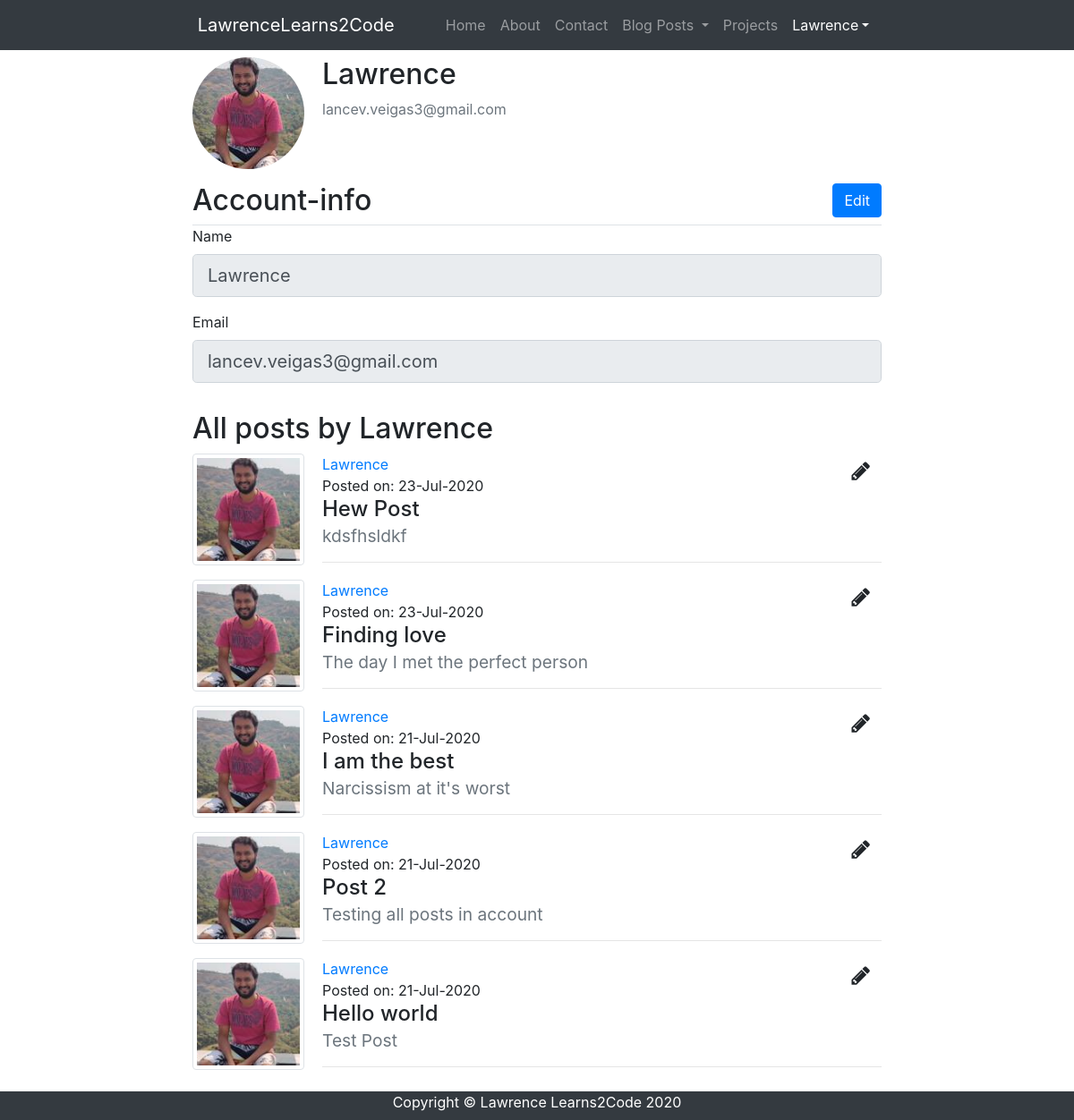
The page /account/1/ (signed in) on the database as committed earlier.
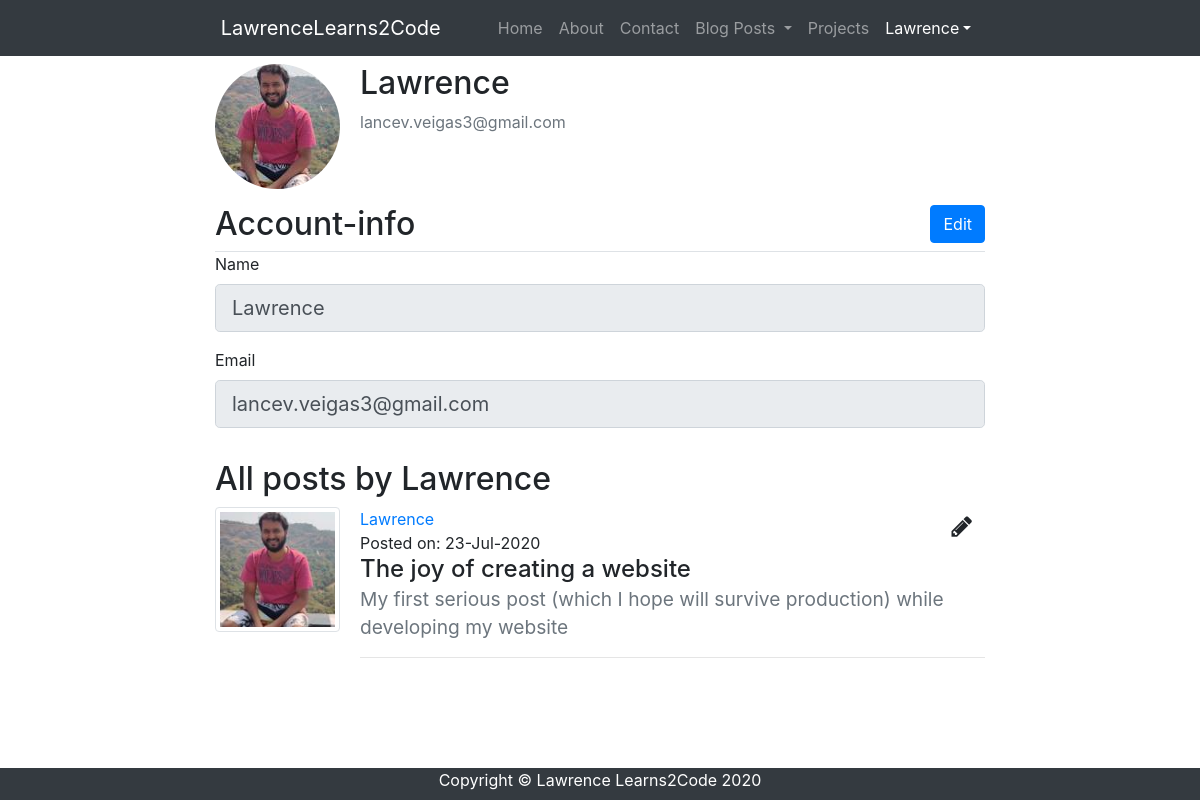
The same page on the database as committed later.
### lawrencelearns2code/models.py (models this page shows, shortened)
class Post(db.Model):
    id = db.Column(db.Integer, primary_key=True)
    title = db.Column(db.String(100), nullable=False)
    date_posted = db.Column(db.DateTime, nullable=False, default=datetime.utcnow)
    subtitle = db.Column(db.String(150), nullable=False)
    content = db.Column(db.Text, nullable=False)
    user_id = db.Column(db.Integer, db.ForeignKey('user.id'), nullable=False)

class User(db.Model, UserMixin):
    id = db.Column(db.Integer, primary_key=True)
    username = db.Column(db.String(20), unique=True, nullable=False)
    email = db.Column(db.String(120), unique=True, nullable=False)
    image_file = db.Column(db.String(20), nullable=False, default='default.jpg')
    password = db.Column(db.String(60), nullable=False)
    posts = db.relationship('Post', backref='author', lazy=True)

### lawrencelearns2code/routes.py (the view)
@app.route('/account/<user_id>/', methods=['GET','POST'])
@login_required
def account(user_id):
    form = UpdateAccountForm()
    user = User.query.get_or_404(user_id)
    posts = Post.query.filter_by(user_id=user.id).order_by(desc('date_posted')).all()
    image_file = create_image_link(user.image_file)
    form.username.render_kw = {'readonly':'true'}
    form.email.render_kw = {'readonly':'true'}
    form.picture.render_kw = {'hidden':'true'}
    form.submit.render_kw = {'hidden':'true'}
    if request.method == 'GET':
        form.username.data = user.username
        form.email.data = user.email
    return render_template('account.html', image_file=image_file, form=form, user=user, posts=posts)

### lawrencelearns2code/forms.py (shortened to what this page needs)
class UpdateAccountForm(FlaskForm):
    username = StringField('Name', validators=[DataRequired(), Length(2,20)])
    email = StringField('Email', validators=[DataRequired(), Email()])
    picture = FileField('Update Profile Picture', validators=[FileAllowed(['jpg', 'png', 'jpeg'])])
    submit = SubmitField('Update')

### lawrencelearns2code/models.py (called while the page is built)
@login_manager.user_loader
def load_user(user_id):
    return User.query.get(int(user_id))

### lawrencelearns2code/routes.py (called while the page is built)
def create_image_link(fn, blog=0):
    if blog==1:
        return url_for('static',filename='images/blog-pictures/' + fn)
    elif blog==0:
        return url_for('static',filename='images/profile-pictures/' + fn)

### lawrencelearns2code/templates/account.html (shortened to what this page needs)
{% extends "layout.html" %}
{% block content %}
    <div class="content-section my-2">
      <div class="media">
        <img class="rounded-circle account-img" src="{{ image_file }}">
        <div class="media-body">
          <h2 class="account-heading">{{ user.username }}</h2>
          <p class="text-secondary">{{ user.email }}</p>
        </div>
      </div>
        <form method="POST" action="" enctype="multipart/form-data">
            <fieldset class="form-group">
                <div class="border-bottom">
                    <h2 class="d-inline-block">
                        Account-info
                    </h2>
                    {% if user.id == current_user.id %}
                        <a class="btn btn-primary float-right" href="{{url_for('update_account')}}">Edit</a>
                    {% endif %}
                </div>
                <div class="form-group">
                    {{ form.username.label(class="form-control-label") }}
                    {% if form.username.errors %}
                        {{ form.username(class="form-control form-control-lg is-invalid") }}
                        <div class="invalid-feedback">
                            {% for error in form.username.errors %}
                                <span>{{ error }}</span>
                            {% endfor %}
                        </div>
                    {% else %}
                        {{ form.username(class="form-control form-control-lg") }}
                    {% endif %}
                </div>
                <div class="form-group">
                    {{ form.email.label(class="form-control-label") }}
                    {% if form.email.errors %}
                        {{ form.email(class="form-control form-control-lg is-invalid") }}
                        <div class="invalid-feedback">
                            {% for error in form.email.errors %}
                                <span>{{ error }}</span>
                            {% endfor %}
                        </div>
                    {% else %}
                        {{ form.email(class="form-control form-control-lg") }}
                    {% endif %}
                </div>
            </fieldset>
        </form>
        {% if 'update_account' not in request.endpoint %}
        <h2>All posts by {{ user.username }}</h2>
        {% endif %}
        {% for post in posts %}
            <div class="media">
                <a href="{{url_for('account', user_id=post.user_id)}}">
                    <img class="img-thumbnail account-img" src="{{ url_for('static', filename='images/profile-pictures/' + post.author.image_file) }}">
                </a>
                <div class="media-body">
                    <div class="m-0">
                        <a href="{{url_for('account', user_id=post.user_id)}}" class="float-left">{{post.author.username}}</a>
                        {% if post.author.id == current_user.id %}
                            <a class="btn float-right" href="{{url_for('edit_post', post_id = post.id)}}">
                                <i class="fa fa-pencil" style="font-size: 24px;" title="Edit post"></i>
                            </a>
                        {% endif %}
                    </div>
                    <div class="m-0">
                        <p class="mb-0">Posted on: {{post.date_posted.strftime('%d-%b-%Y')}}</p>
                        <a href="{{url_for('read_post', _pid=post.id, _uid=post.user_id)}}" style="color: inherit;">
                            <h4>
                                {{post.title}}</br>
                                <small class="text-muted">
                                    {{post.subtitle}}
                                </small>
                            </h4>
                        </a>
                        <hr>
                    </div>
                </div>
            </div>
        {% endfor %}
    </div>
{% endblock content %}

Rows that differ between the two databases and show on the page:
removed Post: image_file (picture), author.username "Lawrence", date_posted "23-Jul-2020", title "Hew Post", subtitle "kdsfhsldkf"
removed Post: image_file (picture), author.username "Lawrence", date_posted "23-Jul-2020", title "Finding love", subtitle "The day I met the perfect person"
removed Post: image_file (picture), author.username "Lawrence", date_posted "21-Jul-2020", title "Post 2", subtitle "Testing all posts in account"
removed Post: image_file (picture), author.username "Lawrence", date_posted "21-Jul-2020", title "Hello world", subtitle "Test Post"
changed Post "Lawrence": date_posted "21-Jul-2020" → "23-Jul-2020"; title "I am the best" → "The joy of creating a website"; subtitle "Narcissism at it's worst" → "My first serious post (which I hope will survive production) while developing my website"
